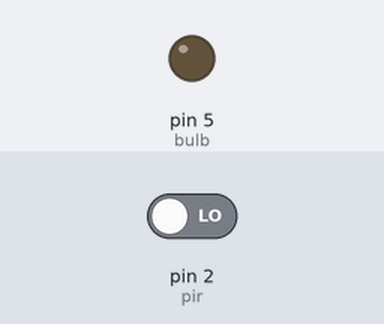
Recording of a sketch running on a simulated Arduino Uno, built with avr-gcc and run on an emulated ATmega328P. Shown: output pins drawn as LEDs (lit = HIGH). The test bench sets the inputs (shaded band); at power-on: pin 2 (pir) LOW.

Above: at 1.2 s.
1.3 s: pin 2 (pir) driven HIGH
At 2.5 s:
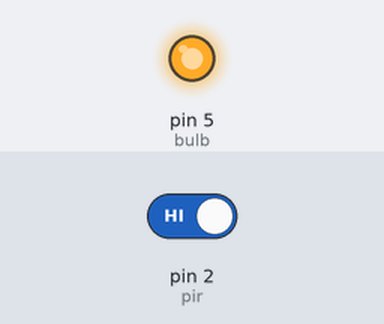
2.8 s: pin 2 (pir) driven LOW
At 3.7 s:
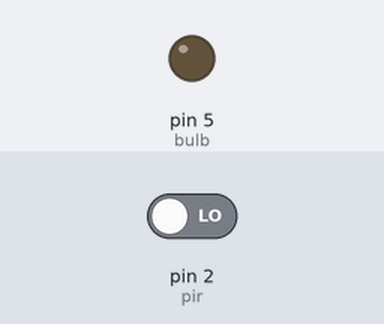
Timing chart, 0 to 5.8 s (numbered marks = the images above; inputs shaded):
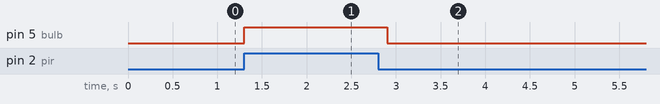

The sketch:

automatic_light_system.ino
```cpp
// C++ code
//
int pir = 2;
int bulb = 5;

void setup()
{
 pinMode(pir, INPUT);
  pinMode(bulb, OUTPUT);
}

void loop()
{
  if (digitalRead(pir) == HIGH){
    digitalWrite(bulb, HIGH);
    delay(200);
  } else{
    digitalWrite(bulb, LOW);
  }
}
```

Measured:
- after the input at 1.3 s, pin 5 (bulb): LOW → HIGH at once
- after the input at 2.8 s, pin 5 (bulb): HIGH → LOW after 0.10 s
